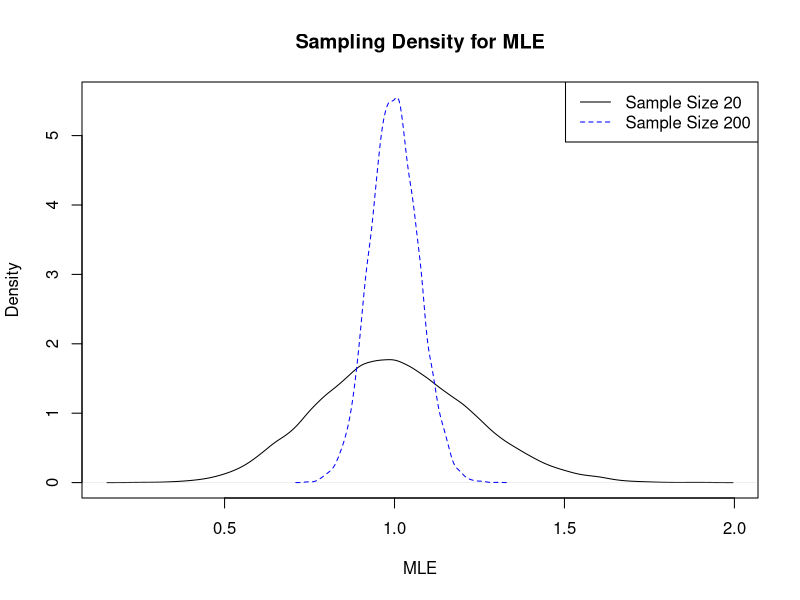
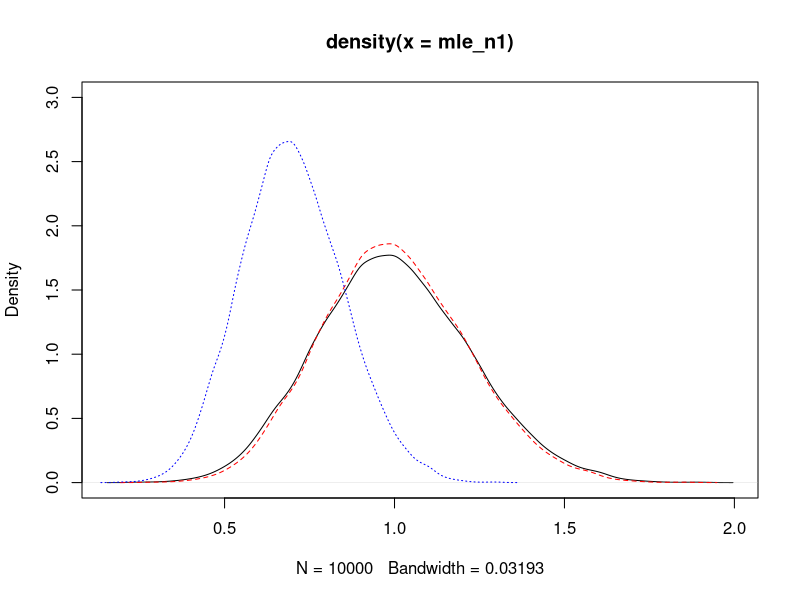
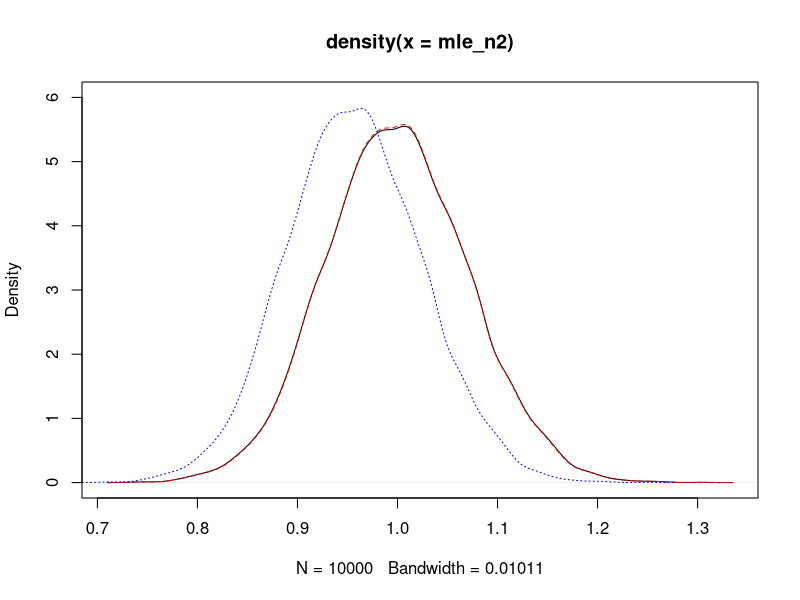
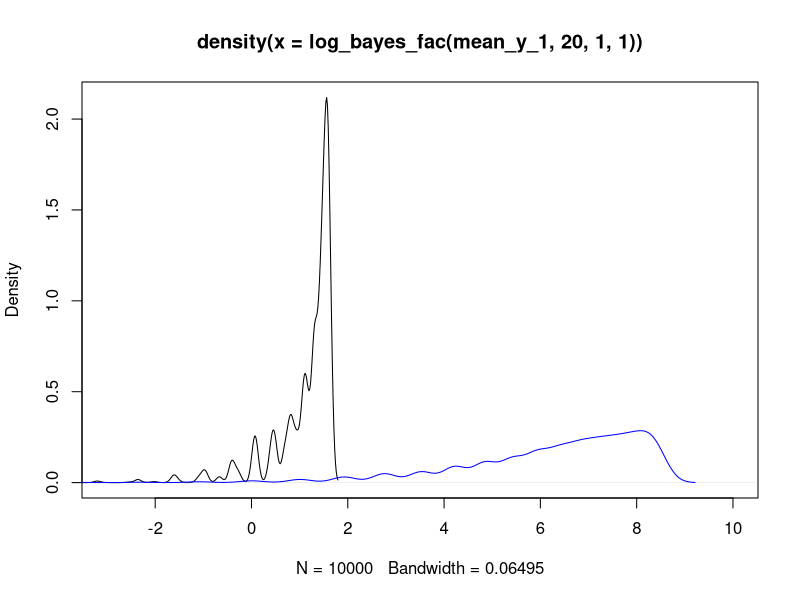
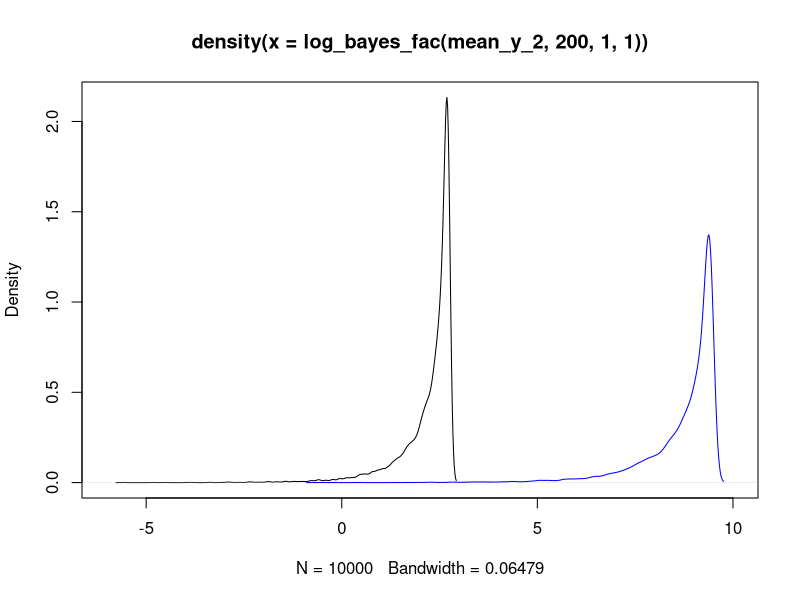
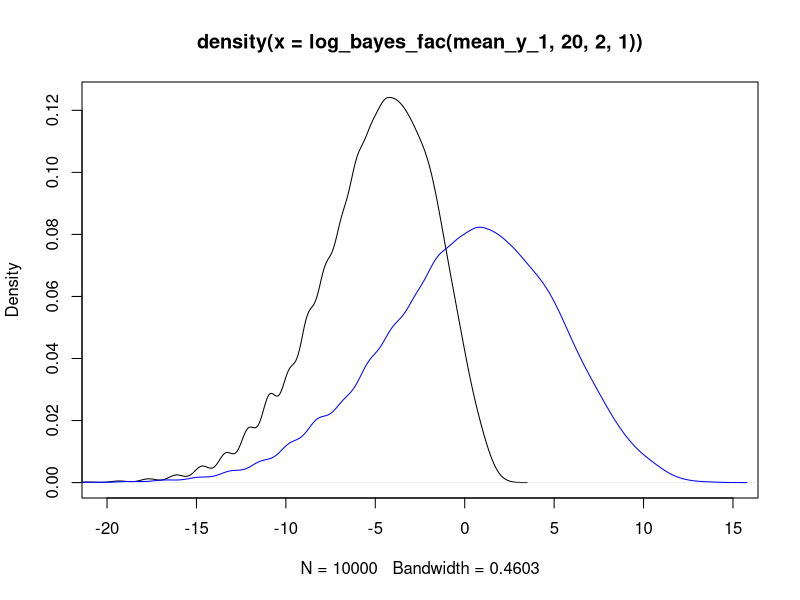
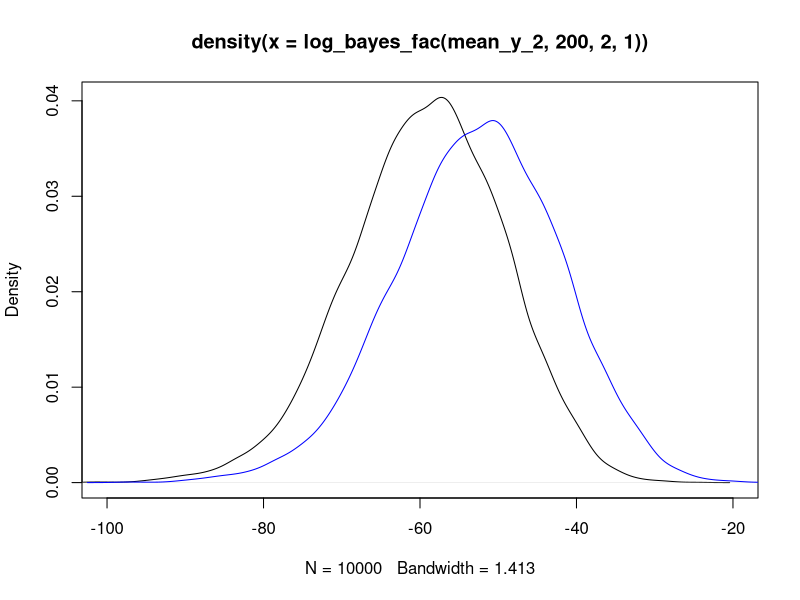
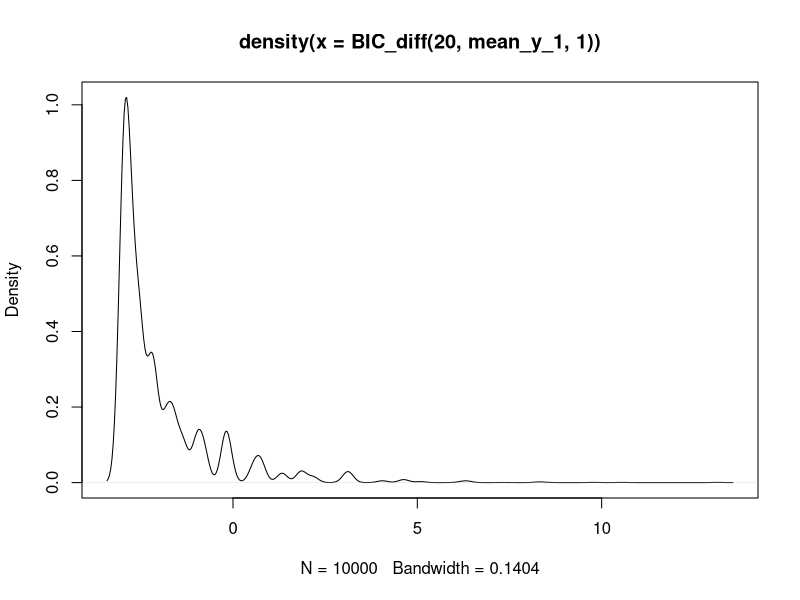

The R script that drew these images, in order:
## ---- chunk 1
knitr::opts_chunk$set(echo = TRUE)
## ---- chunk 2
theta_star = 1
N_sims = 10000

n_1 = 20
sum_y_1 = rpois(N_sims,n_1*theta_star)
mean_y_1 = sum_y_1/n_1

n_2 = 200
sum_y_2 = rpois(N_sims,n_2*theta_star)
mean_y_2 = sum_y_2/n_2
## ---- chunk 3
dens_y_1 = density(mean_y_1)
dens_y_2 = density(mean_y_2)
plot(dens_y_1,main="Sampling Density for MLE",xlab="MLE",ylim=c(0,max(c(dens_y_1$y,dens_y_2$y))))
lines(dens_y_2,col="blue",lty=2)
legend("topright",legend=c("Sample Size 20","Sample Size 200"),col=c("black","blue"),lty=c(1,2))
## ---- chunk 4
post_ests_phi0_1_n1 = (n_1*mean_y_1+1)/(n_1+1)
post_ests_phi0_10_n1 = (n_1*mean_y_1+1)/(n_1+10)
post_ests_phi0_1_n2 = (n_2*mean_y_2+1)/(n_2+1)
post_ests_phi0_10_n2 = (n_2*mean_y_2+1)/(n_2+10)
mle_n1 = mean_y_1
mle_n2 = mean_y_2

#plots
plot(density(mle_n1),ylim=c(0,3))
lines(density(post_ests_phi0_1_n1),col="red",lty=2)
lines(density(post_ests_phi0_10_n1),col="blue",lty=3)

plot(density(mle_n2),ylim=c(0,6))
lines(density(post_ests_phi0_1_n2),col="red",lty=2)
lines(density(post_ests_phi0_10_n2),col="blue",lty=3)

#risks
mean((mle_n1-theta_star)^2)
mean((post_ests_phi0_1_n1-theta_star)^2)
mean((post_ests_phi0_10_n1-theta_star)^2)

mean((mle_n2-theta_star)^2)
mean((post_ests_phi0_1_n2-theta_star)^2)
mean((post_ests_phi0_10_n2-theta_star)^2)
## ---- chunk 5
log_bayes_fac = function(ybar,n,theta0,phi0){
  n*ybar*log(theta0) - n*theta0 + (n*ybar+1)*log(phi0+n) - lfactorial(n*ybar)-log(phi0)
}

plot(density(log_bayes_fac(mean_y_1,20,1,1)),xlim=c(-3,10))
lines(density(log_bayes_fac(mean_y_1,20,1,10)),col='blue')
plot(density(log_bayes_fac(mean_y_2,200,1,1)),xlim=c(-6,10))
lines(density(log_bayes_fac(mean_y_2,200,1,10)),col='blue')

plot(density(log_bayes_fac(mean_y_1,20,2,1)),xlim=c(-20,15))
lines(density(log_bayes_fac(mean_y_1,20,2,10)),col='blue')
plot(density(log_bayes_fac(mean_y_2,200,2,1)),xlim=c(-100,-20))
lines(density(log_bayes_fac(mean_y_2,200,2,10)),col='blue')

## ---- chunk 6
BIC_diff = function(n,ybar,theta0){
  2*n*ybar*log(ybar) - 2*n*ybar - log(n) - (2*n*ybar*log(theta0)-2*n*theta0)
}
plot(density(BIC_diff(20,mean_y_1,1)))
plot(density(BIC_diff(20,mean_y_1,2))) 

plot(density(BIC_diff(200,mean_y_2,1)))
plot(density(BIC_diff(200,mean_y_2,2)))
## ---- chunk 7
n=30
y_bar = 4.5
post_ests_phi0_1_n = (n*y_bar+1)/(n+1)
post_ests_phi0_2_n = (n*y_bar+1)/(n+0.2)

N_samp = 10000
theta_draw = post_ests_phi0_1_n 
pred_draw = rpois(N_samp,theta_draw) #vectorization being used!
percents = rep(NA,11)
names(percents) = c(0:10)
for(i in 1:11){
  percents[i] = mean(pred_draw==(i-1))
}
percents

N_samp = 10000
theta_draw = post_ests_phi0_2_n 
pred_draw = rpois(N_samp,theta_draw) #vectorization being used!
percents = rep(NA,11)
names(percents) = c(0:10)
for(i in 1:11){
  percents[i] = mean(pred_draw==(i-1))
}
percents
